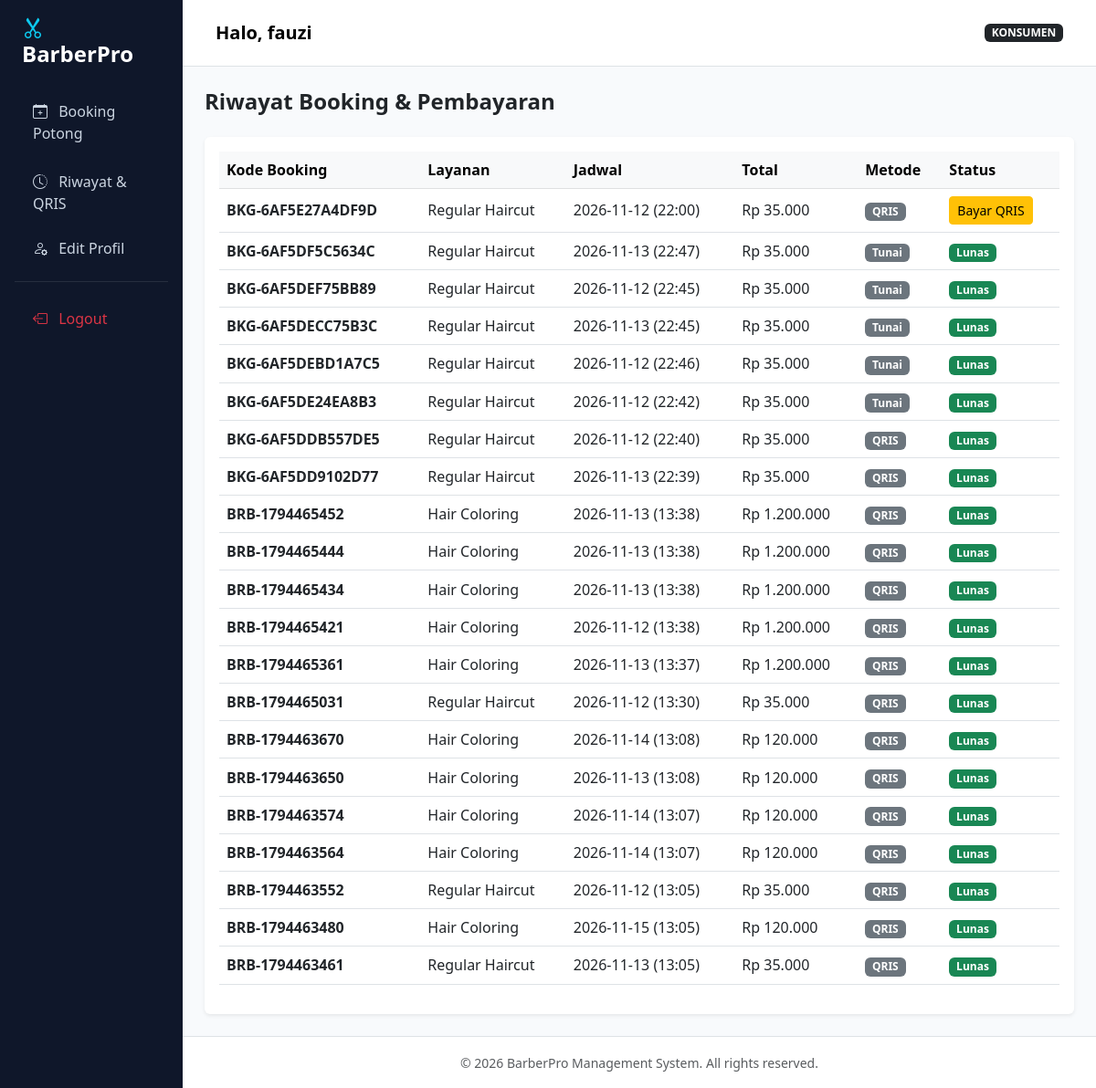
The page /customer/riwayat.php (signed in) on the database its author committed.
### tables this page shows
CREATE TABLE IF NOT EXISTS `transaksi` (
  `id` int NOT NULL AUTO_INCREMENT,
  `kode_booking` varchar(20) NOT NULL DEFAULT '',
  `user_id` int DEFAULT NULL,
  `layanan_id` int NOT NULL,
  `tanggal_booking` date NOT NULL,
  `jam_booking` time NOT NULL,
  `total_harga` decimal(10,2) NOT NULL DEFAULT (0),
  `metode_bayar` enum('Tunai','QRIS') NOT NULL DEFAULT 'Tunai',
  `status_bayar` enum('Pending','Lunas') NOT NULL DEFAULT 'Pending',
  `qris_ref` varchar(100) NOT NULL DEFAULT '',
  `created_at` timestamp NOT NULL DEFAULT (now()) ON UPDATE CURRENT_TIMESTAMP,
  `nama_pelanggan` varchar(100) DEFAULT 'now()',
  `sumber_transaksi` enum('Booking','Manual') NOT NULL DEFAULT 'Booking',
  PRIMARY KEY (`id`)
);

CREATE TABLE IF NOT EXISTS `layanan` (
  `id` int NOT NULL AUTO_INCREMENT,
  `nama_layanan` varchar(100) NOT NULL,
  `harga` decimal(10,2) NOT NULL DEFAULT (0),
  `deskripsi` text NOT NULL,
  PRIMARY KEY (`id`)
);

### config/koneksi.php (called while the page is built, shortened)
<?php
function rupiah($angka) {
    return "Rp " . number_format($angka, 0, ',', '.');
}
?>

### customer/riwayat.php (the view, shortened to what this page needs)
<?php
require '../config/koneksi.php';
include '../includes/header.php';
include '../includes/sidebar.php';
?>
<h4 class="fw-bold mb-4">Riwayat Booking & Pembayaran</h4>
<div class="card border-0 shadow-sm"><div class="card-body">
    <table class="table align-middle">
        <thead class="table-light"><tr><th>Kode Booking</th><th>Layanan</th><th>Jadwal</th><th>Total</th><th>Metode</th><th>Status</th></tr></thead>
        <tbody>
            <?php $uid = $_SESSION['user_id'];
            $q = mysqli_query($conn, "SELECT t.*, l.nama_layanan FROM transaksi t JOIN layanan l ON t.layanan_id = l.id WHERE t.user_id = $uid ORDER BY t.id DESC");
            if(mysqli_num_rows($q)==0): ?>
                <tr><td colspan="6" class="text-center text-muted py-4">Belum ada riwayat booking.</td></tr>
            <?php else: while ($r = mysqli_fetch_assoc($q)): ?>
            <tr>
                <td class="fw-bold"><?= $r['kode_booking']; ?></td>
                <td><?= htmlspecialchars($r['nama_layanan']); ?></td>
                <td><?= $r['tanggal_booking']; ?> (<?= substr($r['jam_booking'],0,5); ?>)</td>
                <td><?= rupiah($r['total_harga']); ?></td>
                <td>
                    <span class="badge bg-secondary"><?= $r['metode_bayar']; ?></span>
                </td>
                <td>
                    <?php if ($r['status_bayar'] == 'Lunas'): ?>
                        <span class="badge bg-success">Lunas</span>
                    <?php else: ?>
                        <?php if ($r['metode_bayar'] == 'QRIS'): ?>
                            <a href="?bayar_kode=<?= $r['kode_booking']; ?>" class="btn btn-sm btn-warning">Bayar QRIS</a>
                        <?php else: ?>
                            <span class="badge bg-warning text-dark">Menunggu Konfirmasi Admin</span>
                        <?php endif; ?>
                    <?php endif; ?>
                </td>
            </tr>
            <?php endwhile; endif; ?>
        </tbody>
    </table>
</div></div>
<?php include '../includes/footer.php'; ?>

### includes/header.php (shortened to what this page needs)
<!DOCTYPE html>
<html lang="id">
<head>
    <link href="https://cdn.jsdelivr.net/npm/bootstrap@5.3.0/dist/css/bootstrap.min.css" rel="stylesheet">
    <link rel="stylesheet" href="https://cdn.jsdelivr.net/npm/bootstrap-icons@1.11.0/font/bootstrap-icons.css">
</head>
<body>
<div class="container-fluid">
    <div class="row">

### includes/sidebar.php
<div class="col-md-2 sidebar p-3 d-none d-md-block">
    <h4 class="fw-bold text-white mb-4 px-2"><i class="bi bi-scissors text-info"></i> BarberPro</h4>
    <?php if ($_SESSION['role'] == 'admin'): ?>
        <a href="dashboard.php"><i class="bi bi-speedometer2 me-2"></i> Dashboard</a>
        <a href="konsumen.php" class="list-group-item list-group-item-action py-2 ripple <?= basename($_SERVER['PHP_SELF']) == 'konsumen.php' ? 'active' : ''; ?>">
    <i class="bi bi-people me-2"></i> Kelola Konsumen
</a>
        <a href="layanan.php"><i class="bi bi-list-check me-2"></i> CRUD Layanan</a>
        <a href="alat.php"><i class="bi bi-tools me-2"></i> Inventaris Alat</a>
        <a href="laporan.php"><i class="bi bi-cash-coin me-2"></i> Laporan & Bagi Hasil</a>
        <a href="profil.php" class="list-group-item list-group-item-action py-2 ripple <?= basename($_SERVER['PHP_SELF']) == 'profil.php' ? 'active' : ''; ?>">
    <i class="bi bi-person-gear me-2"></i> Edit Profil
</a>
    <?php else: ?>
        <a href="index.php"><i class="bi bi-calendar-plus me-2"></i> Booking Potong</a>
        <a href="riwayat.php"><i class="bi bi-clock-history me-2"></i> Riwayat & QRIS</a>
        <a href="profil.php" class="list-group-item list-group-item-action py-2 ripple <?= basename($_SERVER['PHP_SELF']) == 'profil.php' ? 'active' : ''; ?>">
    <i class="bi bi-person-gear me-2"></i> Edit Profil
</a>
    <?php endif; ?>
    <hr class="text-secondary">
    <a href="../auth/logout.php" class="text-danger"><i class="bi bi-box-arrow-left me-2"></i> Logout</a>
</div>
<div class="col-md-10 main-content p-0">
    <nav class="navbar navbar-expand-lg navbar-light bg-white border-bottom px-4 py-3">
        <div class="container-fluid">
            <span class="navbar-brand fw-semibold">Halo, <?= htmlspecialchars($_SESSION['nama']); ?></span>
            <span class="badge bg-dark text-uppercase"><?= $_SESSION['role']; ?></span>
        </div>
    </nav>
    <div class="content-wrapper p-4">

### includes/footer.php (shortened to what this page needs)
</div>
    <footer class="bg-white border-top text-center py-3 text-muted mt-auto">
        <small>&copy; <?= date('Y'); ?> BarberPro Management System. All rights reserved.</small>
    </footer>
</div>
</div>
</div>
</body>
</html>

### includes/header.php (style rules this page uses)
body { background-color: #f8fafc; font-family: 'Segoe UI', Tahoma, Geneva, Verdana, sans-serif; }
.sidebar { min-height: 100vh; background-color: #0f172a; color: white; }
.sidebar a { color: #cbd5e1; text-decoration: none; padding: 12px 20px; display: block; border-radius: 8px; margin-bottom: 5px; }
.main-content { display: flex; flex-direction: column; min-height: 100vh; }
.content-wrapper { flex: 1; }

### rows shown on the page
transaksi: kode_booking "BKG-6AF5E27A4DF9D", layanan.nama_layanan "Regular Haircut", tanggal_booking "2026-11-12", jam_booking "22:00", total_harga "Rp 35.000", metode_bayar "QRIS"
transaksi: kode_booking "BKG-6AF5DF5C5634C", layanan.nama_layanan "Regular Haircut", tanggal_booking "2026-11-13", jam_booking "22:47", total_harga "Rp 35.000", metode_bayar "Tunai", status_bayar "Lunas"
transaksi: kode_booking "BKG-6AF5DEF75BB89", layanan.nama_layanan "Regular Haircut", tanggal_booking "2026-11-12", jam_booking "22:45", total_harga "Rp 35.000", metode_bayar "Tunai", status_bayar "Lunas"
transaksi: kode_booking "BKG-6AF5DECC75B3C", layanan.nama_layanan "Regular Haircut", tanggal_booking "2026-11-13", jam_booking "22:45", total_harga "Rp 35.000", metode_bayar "Tunai", status_bayar "Lunas"
transaksi: kode_booking "BKG-6AF5DEBD1A7C5", layanan.nama_layanan "Regular Haircut", tanggal_booking "2026-11-12", jam_booking "22:46", total_harga "Rp 35.000", metode_bayar "Tunai", status_bayar "Lunas"
transaksi: kode_booking "BKG-6AF5DE24EA8B3", layanan.nama_layanan "Regular Haircut", tanggal_booking "2026-11-12", jam_booking "22:42", total_harga "Rp 35.000", metode_bayar "Tunai", status_bayar "Lunas"
transaksi: kode_booking "BKG-6AF5DDB557DE5", layanan.nama_layanan "Regular Haircut", tanggal_booking "2026-11-12", jam_booking "22:40", total_harga "Rp 35.000", metode_bayar "QRIS", status_bayar "Lunas"
transaksi: kode_booking "BKG-6AF5DD9102D77", layanan.nama_layanan "Regular Haircut", tanggal_booking "2026-11-13", jam_booking "22:39", total_harga "Rp 35.000", metode_bayar "QRIS", status_bayar "Lunas"
transaksi: kode_booking "BRB-1794465452", layanan.nama_layanan "Hair Coloring", tanggal_booking "2026-11-13", jam_booking "13:38", total_harga "Rp 1.200.000", metode_bayar "QRIS", status_bayar "Lunas"
transaksi: kode_booking "BRB-1794465444", layanan.nama_layanan "Hair Coloring", tanggal_booking "2026-11-13", jam_booking "13:38", total_harga "Rp 1.200.000", metode_bayar "QRIS", status_bayar "Lunas"
transaksi: kode_booking "BRB-1794465434", layanan.nama_layanan "Hair Coloring", tanggal_booking "2026-11-13", jam_booking "13:38", total_harga "Rp 1.200.000", metode_bayar "QRIS", status_bayar "Lunas"
transaksi: kode_booking "BRB-1794465421", layanan.nama_layanan "Hair Coloring", tanggal_booking "2026-11-12", jam_booking "13:38", total_harga "Rp 1.200.000", metode_bayar "QRIS", status_bayar "Lunas"
transaksi: kode_booking "BRB-1794465361", layanan.nama_layanan "Hair Coloring", tanggal_booking "2026-11-13", jam_booking "13:37", total_harga "Rp 1.200.000", metode_bayar "QRIS", status_bayar "Lunas"
transaksi: kode_booking "BRB-1794465031", layanan.nama_layanan "Regular Haircut", tanggal_booking "2026-11-12", jam_booking "13:30", total_harga "Rp 35.000", metode_bayar "QRIS", status_bayar "Lunas"
transaksi: kode_booking "BRB-1794463670", layanan.nama_layanan "Hair Coloring", tanggal_booking "2026-11-14", jam_booking "13:08", total_harga "Rp 120.000", metode_bayar "QRIS", status_bayar "Lunas"
transaksi: kode_booking "BRB-1794463650", layanan.nama_layanan "Hair Coloring", tanggal_booking "2026-11-13", jam_booking "13:08", total_harga "Rp 120.000", metode_bayar "QRIS", status_bayar "Lunas"
transaksi: kode_booking "BRB-1794463574", layanan.nama_layanan "Hair Coloring", tanggal_booking "2026-11-14", jam_booking "13:07", total_harga "Rp 120.000", metode_bayar "QRIS", status_bayar "Lunas"
transaksi: kode_booking "BRB-1794463564", layanan.nama_layanan "Hair Coloring", tanggal_booking "2026-11-14", jam_booking "13:07", total_harga "Rp 120.000", metode_bayar "QRIS", status_bayar "Lunas"
transaksi: kode_booking "BRB-1794463552", layanan.nama_layanan "Regular Haircut", tanggal_booking "2026-11-12", jam_booking "13:05", total_harga "Rp 35.000", metode_bayar "QRIS", status_bayar "Lunas"
transaksi: kode_booking "BRB-1794463480", layanan.nama_layanan "Hair Coloring", tanggal_booking "2026-11-15", jam_booking "13:05", total_harga "Rp 120.000", metode_bayar "QRIS", status_bayar "Lunas"
transaksi: kode_booking "BRB-1794463461", layanan.nama_layanan "Regular Haircut", tanggal_booking "2026-11-13", jam_booking "13:05", total_harga "Rp 35.000", metode_bayar "QRIS", status_bayar "Lunas"

### other values the page prints
$_SESSION['nama'] "fauzi"
$_SESSION['role'] "KONSUMEN"
